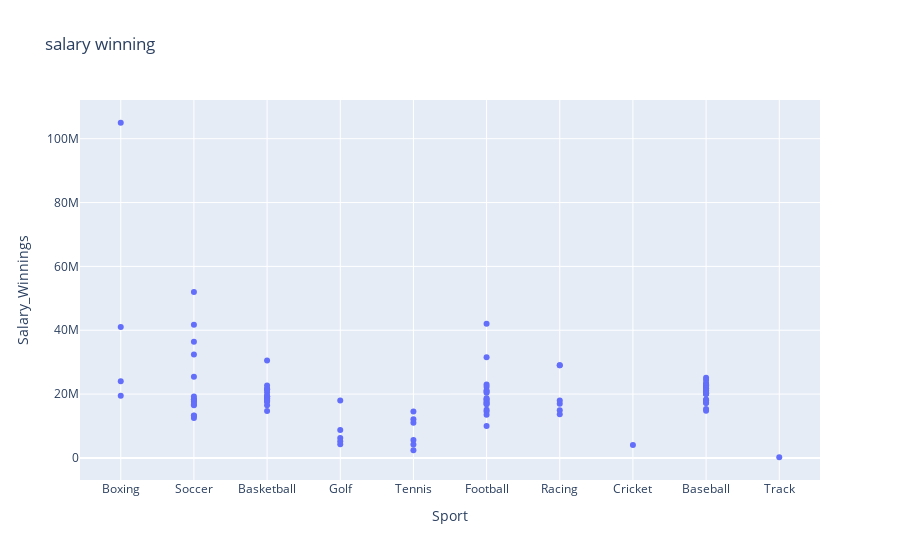

Notebook code for this chart:
### Code cell
fig = px.scatter(dfs, x="Sport", y="Salary_Winnings",title="salary winning")
fig.show()

### Figure 1 — Plotly figure (JSON) as saved in the notebook; plotly's stock layout.template omitted (floating-point values rounded to 4 significant figures)
{"data": [{"hovertemplate": "Sport=%{x}<br>Salary_Winnings=%{y}<extra></extra>", "legendgroup": "", "marker": {"color": "#636efa", "symbol": "circle"}, "mode": "markers", "name": "", "orientation": "v", "showlegend": false, "type": "scatter", "x": ["Boxing", "Soccer", "Basketball", "Soccer", "Basketball", "Golf", "Tennis", "Golf", "Tennis", "Football", "Boxing", "Soccer", "Basketball", "Soccer", "Soccer", "Soccer", "Tennis", "Football", "Racing", "Basketball", "Racing", "Cricket", "Basketball", "Basketball", "Boxing", "Football", "Basketball", "Racing", "Basketball", "Baseball", "Baseball", "Baseball", "Baseball", "Tennis", "Baseball", "Golf", "Basketball", "Baseball", "Baseball", "Football", "Tennis", "Racing", "Soccer", "Soccer", "Track", "Basketball", "Basketball", "Baseball", "Baseball", "Baseball", "Baseball", "Basketball", "Football", "Baseball", "Football", "Tennis", "Basketball", "Basketball", "Soccer", "Baseball", "Baseball", "Football", "Soccer", "Golf", "Baseball", "Boxing", "Football", "Football", "Football", "Baseball", "Football", "Baseball", "Baseball", "Baseball", "Baseball", "Baseball", "Baseball", "Baseball", "Basketball", "Baseball", "Soccer", "Basketball", "Racing", "Football", "Basketball", "Soccer", "Racing", "Basketball", "Football", "Soccer", "Football", "Soccer", "Baseball", "Football", "Golf", "Football", "Football", "Baseball", "Baseball", "Soccer"], "xaxis": "x", "y": [105000000, 52000000, 19300000, 41700000, 30500000, 6200000, 4200000, 5200000, 14500000, 42000000, 41000000, 36400000, 17600000, 25400000, 32400000, 17600000, 12100000, 31500000, 29000000, 17900000, 29000000, 4000000, 18900000, 21400000, 24000000, 15100000, 21700000, 14900000, 20500000, 25100000, 23000000, 22600000, 24400000, 2400000, 15300000, 4300000, 18700000, 23000000, 23500000, 23000000, 5600000, 17000000, 18400000, 18300000, 200000, 22700000, 16500000, 22600000, 22500000, 22500000, 21800000, 21500000, 22300000, 21700000, 14500000, 11000000, 19300000, 19300000, 19200000, 18000000, 21100000, 21200000, 17800000, 18000000, 21000000, 19500000, 10000000, 13500000, 20400000, 20500000, 20700000, 20200000, 20300000, 20200000, 20000000, 20300000, 20100000, 18300000, 18500000, 14800000, 16500000, 14700000, 18000000, 18700000, 18300000, 13200000, 13700000, 17900000, 17000000, 12500000, 18400000, 16800000, 18000000, 17900000, 8700000, 17400000, 16800000, 17300000, 17200000, 13300000], "yaxis": "y"}], "layout": {"legend": {"tracegroupgap": 0}, "title": {"text": "salary winning"}, "xaxis": {"anchor": "y", "domain": [0, 1], "title": {"text": "Sport"}}, "yaxis": {"anchor": "x", "domain": [0, 1], "title": {"text": "Salary_Winnings"}}}}
